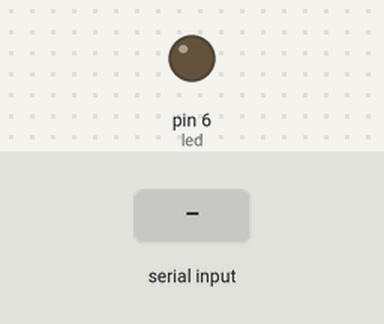
Bench run of a sketch on a simulated Arduino Uno, built with avr-gcc and run on an emulated ATmega328P. Shown: output pins drawn as LEDs (lit = HIGH). Dashed ring = blinking. The test bench sets the inputs (shaded band). What the sketch prints to the serial monitor is not drawn.

Above: at 1.2 s.
1.3 s: "90,45\n" received over Serial
At 1.42 s:
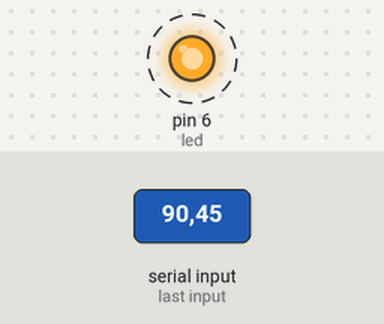
Timing chart, 0 to 10.3 s (numbered marks = the images above; inputs shaded):
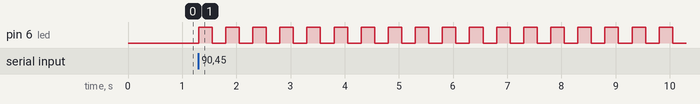

Measured:
- after the input at 1.3 s, pin 6 (led): alternates HIGH for 0.25 s and LOW for 0.25 s, starting at once

The sketch:

countblink.ino
```cpp
int led = 6;
void setup() {
 pinMode(led, OUTPUT);
 Serial.begin(9600);
}

void loop() {
  int times = 0;
  // This waits until it receives an integer via the serial connection
  times = Serial.parseInt();
  // this loops the number of times entered.
  for (int i=0;i < times; i++) {
    digitalWrite(led, HIGH);
    delay(250);
    digitalWrite(led, LOW);
    delay(250);
  }
  Serial.println("done!");
}
```
